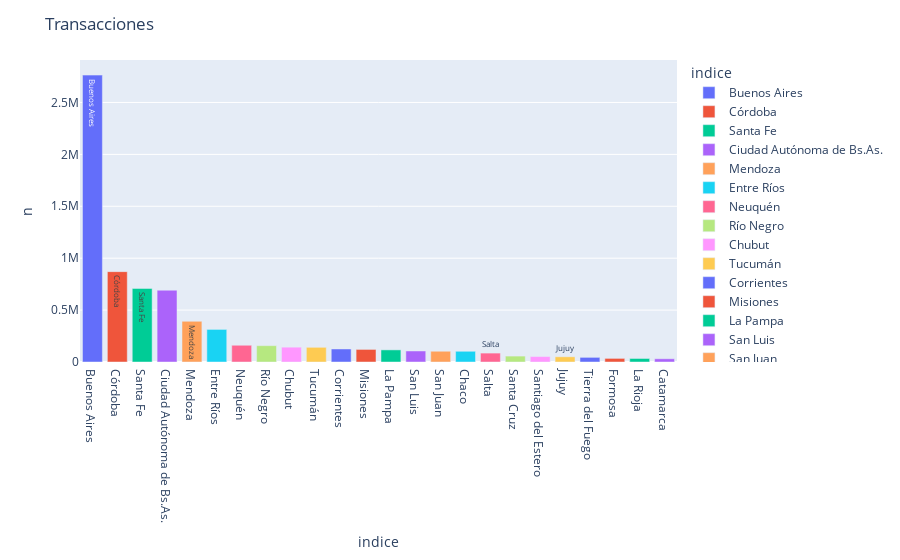

Notebook cell for this chart:
### Code cell
def plot_hbar(df, x, y, title):
    fig = px.bar(df, 
                 x=x, y=y, 
                 text=x, orientation='v', width=700, color = x)
    fig.update_layout(title=title, xaxis_title=x, yaxis_title=y,
                      uniformtext_minsize=8, uniformtext_mode='hide')
    fig.show()


columnas = []
values   = []

for i in range(len(df_copy.drop(columns = ['sum','tramite_fecha']).columns)):
    try:
        columnas.append(df_copy.drop(columns =['sum','tramite_fecha']).columns[i])
        values.append(df_copy[df_copy.drop(columns = ['sum','tramite_fecha']).columns[i]].sum())
    except:
        continue

df_group = pd.DataFrame({'indice': columnas, 'n' : values}).sort_values(by = 'n', ascending = False)
plot_hbar(df_group, 'indice', 'n',  'Transacciones')

### Figure 1 — Plotly figure (JSON) as saved in the notebook; plotly's stock layout.template omitted (floating-point values rounded to 4 significant figures)
{"data": [{"alignmentgroup": "True", "hovertemplate": "indice=%{text}<br>n=%{y}<extra></extra>", "legendgroup": "Buenos Aires", "marker": {"color": "#636efa"}, "name": "Buenos Aires", "offsetgroup": "Buenos Aires", "orientation": "v", "showlegend": true, "text": ["Buenos Aires"], "textposition": "auto", "type": "bar", "x": ["Buenos Aires"], "xaxis": "x", "y": [2763650], "yaxis": "y"}, {"alignmentgroup": "True", "hovertemplate": "indice=%{text}<br>n=%{y}<extra></extra>", "legendgroup": "Córdoba", "marker": {"color": "#EF553B"}, "name": "Córdoba", "offsetgroup": "Córdoba", "orientation": "v", "showlegend": true, "text": ["Córdoba"], "textposition": "auto", "type": "bar", "x": ["Córdoba"], "xaxis": "x", "y": [870510], "yaxis": "y"}, {"alignmentgroup": "True", "hovertemplate": "indice=%{text}<br>n=%{y}<extra></extra>", "legendgroup": "Santa Fe", "marker": {"color": "#00cc96"}, "name": "Santa Fe", "offsetgroup": "Santa Fe", "orientation": "v", "showlegend": true, "text": ["Santa Fe"], "textposition": "auto", "type": "bar", "x": ["Santa Fe"], "xaxis": "x", "y": [708882], "yaxis": "y"}, {"alignmentgroup": "True", "hovertemplate": "indice=%{text}<br>n=%{y}<extra></extra>", "legendgroup": "Ciudad Autónoma de Bs.As.", "marker": {"color": "#ab63fa"}, "name": "Ciudad Autónoma de Bs.As.", "offsetgroup": "Ciudad Autónoma de Bs.As.", "orientation": "v", "showlegend": true, "text": ["Ciudad Autónoma de Bs.As."], "textposition": "auto", "type": "bar", "x": ["Ciudad Autónoma de Bs.As."], "xaxis": "x", "y": [691612], "yaxis": "y"}, {"alignmentgroup": "True", "hovertemplate": "indice=%{text}<br>n=%{y}<extra></extra>", "legendgroup": "Mendoza", "marker": {"color": "#FFA15A"}, "name": "Mendoza", "offsetgroup": "Mendoza", "orientation": "v", "showlegend": true, "text": ["Mendoza"], "textposition": "auto", "type": "bar", "x": ["Mendoza"], "xaxis": "x", "y": [392278], "yaxis": "y"}, {"alignmentgroup": "True", "hovertemplate": "indice=%{text}<br>n=%{y}<extra></extra>", "legendgroup": "Entre Ríos", "marker": {"color": "#19d3f3"}, "name": "Entre Ríos", "offsetgroup": "Entre Ríos", "orientation": "v", "showlegend": true, "text": ["Entre Ríos"], "textposition": "auto", "type": "bar", "x": ["Entre Ríos"], "xaxis": "x", "y": [313889], "yaxis": "y"}, {"alignmentgroup": "True", "hovertemplate": "indice=%{text}<br>n=%{y}<extra></extra>", "legendgroup": "Neuquén", "marker": {"color": "#FF6692"}, "name": "Neuquén", "offsetgroup": "Neuquén", "orientation": "v", "showlegend": true, "text": ["Neuquén"], "textposition": "auto", "type": "bar", "x": ["Neuquén"], "xaxis": "x", "y": [161377], "yaxis": "y"}, {"alignmentgroup": "True", "hovertemplate": "indice=%{text}<br>n=%{y}<extra></extra>", "legendgroup": "Río Negro", "marker": {"color": "#B6E880"}, "name": "Río Negro", "offsetgroup": "Río Negro", "orientation": "v", "showlegend": true, "text": ["Río Negro"], "textposition": "auto", "type": "bar", "x": ["Río Negro"], "xaxis": "x", "y": [157420], "yaxis": "y"}, {"alignmentgroup": "True", "hovertemplate": "indice=%{text}<br>n=%{y}<extra></extra>", "legendgroup": "Chubut", "marker": {"color": "#FF97FF"}, "name": "Chubut", "offsetgroup": "Chubut", "orientation": "v", "showlegend": true, "text": ["Chubut"], "textposition": "auto", "type": "bar", "x": ["Chubut"], "xaxis": "x", "y": [142816], "yaxis": "y"}, {"alignmentgroup": "True", "hovertemplate": "indice=%{text}<br>n=%{y}<extra></extra>", "legendgroup": "Tucumán", "marker": {"color": "#FECB52"}, "name": "Tucumán", "offsetgroup": "Tucumán", "orientation": "v", "showlegend": true, "text": ["Tucumán"], "textposition": "auto", "type": "bar", "x": ["Tucumán"], "xaxis": "x", "y": [141465], "yaxis": "y"}, {"alignmentgroup": "True", "hovertemplate": "indice=%{text}<br>n=%{y}<extra></extra>", "legendgroup": "Corrientes", "marker": {"color": "#636efa"}, "name": "Corrientes", "offsetgroup": "Corrientes", "orientation": "v", "showlegend": true, "text": ["Corrientes"], "textposition": "auto", "type": "bar", "x": ["Corrientes"], "xaxis": "x", "y": [125543], "yaxis": "y"}, {"alignmentgroup": "True", "hovertemplate": "indice=%{text}<br>n=%{y}<extra></extra>", "legendgroup": "Misiones", "marker": {"color": "#EF553B"}, "name": "Misiones", "offsetgroup": "Misiones", "orientation": "v", "showlegend": true, "text": ["Misiones"], "textposition": "auto", "type": "bar", "x": ["Misiones"], "xaxis": "x", "y": [121172], "yaxis": "y"}, {"alignmentgroup": "True", "hovertemplate": "indice=%{text}<br>n=%{y}<extra></extra>", "legendgroup": "La Pampa", "marker": {"color": "#00cc96"}, "name": "La Pampa", "offsetgroup": "La Pampa", "orientation": "v", "showlegend": true, "text": ["La Pampa"], "textposition": "auto", "type": "bar", "x": ["La Pampa"], "xaxis": "x", "y": [116795], "yaxis": "y"}, {"alignmentgroup": "True", "hovertemplate": "indice=%{text}<br>n=%{y}<extra></extra>", "legendgroup": "San Luis", "marker": {"color": "#ab63fa"}, "name": "San Luis", "offsetgroup": "San Luis", "orientation": "v", "showlegend": true, "text": ["San Luis"], "textposition": "auto", "type": "bar", "x": ["San Luis"], "xaxis": "x", "y": [106191], "yaxis": "y"}, {"alignmentgroup": "True", "hovertemplate": "indice=%{text}<br>n=%{y}<extra></extra>", "legendgroup": "San Juan", "marker": {"color": "#FFA15A"}, "name": "San Juan", "offsetgroup": "San Juan", "orientation": "v", "showlegend": true, "text": ["San Juan"], "textposition": "auto", "type": "bar", "x": ["San Juan"], "xaxis": "x", "y": [103616], "yaxis": "y"}, {"alignmentgroup": "True", "hovertemplate": "indice=%{text}<br>n=%{y}<extra></extra>", "legendgroup": "Chaco", "marker": {"color": "#19d3f3"}, "name": "Chaco", "offsetgroup": "Chaco", "orientation": "v", "showlegend": true, "text": ["Chaco"], "textposition": "auto", "type": "bar", "x": ["Chaco"], "xaxis": "x", "y": [103254], "yaxis": "y"}, {"alignmentgroup": "True", "hovertemplate": "indice=%{text}<br>n=%{y}<extra></extra>", "legendgroup": "Salta", "marker": {"color": "#FF6692"}, "name": "Salta", "offsetgroup": "Salta", "orientation": "v", "showlegend": true, "text": ["Salta"], "textposition": "auto", "type": "bar", "x": ["Salta"], "xaxis": "x", "y": [85867], "yaxis": "y"}, {"alignmentgroup": "True", "hovertemplate": "indice=%{text}<br>n=%{y}<extra></extra>", "legendgroup": "Santa Cruz", "marker": {"color": "#B6E880"}, "name": "Santa Cruz", "offsetgroup": "Santa Cruz", "orientation": "v", "showlegend": true, "text": ["Santa Cruz"], "textposition": "auto", "type": "bar", "x": ["Santa Cruz"], "xaxis": "x", "y": [57067], "yaxis": "y"}, {"alignmentgroup": "True", "hovertemplate": "indice=%{text}<br>n=%{y}<extra></extra>", "legendgroup": "Santiago del Estero", "marker": {"color": "#FF97FF"}, "name": "Santiago del Estero", "offsetgroup": "Santiago del Estero", "orientation": "v", "showlegend": true, "text": ["Santiago del Estero"], "textposition": "auto", "type": "bar", "x": ["Santiago del Estero"], "xaxis": "x", "y": [52615], "yaxis": "y"}, {"alignmentgroup": "True", "hovertemplate": "indice=%{text}<br>n=%{y}<extra></extra>", "legendgroup": "Jujuy", "marker": {"color": "#FECB52"}, "name": "Jujuy", "offsetgroup": "Jujuy", "orientation": "v", "showlegend": true, "text": ["Jujuy"], "textposition": "auto", "type": "bar", "x": ["Jujuy"], "xaxis": "x", "y": [50172], "yaxis": "y"}, {"alignmentgroup": "True", "hovertemplate": "indice=%{text}<br>n=%{y}<extra></extra>", "legendgroup": "Tierra del Fuego", "marker": {"color": "#636efa"}, "name": "Tierra del Fuego", "offsetgroup": "Tierra del Fuego", "orientation": "v", "showlegend": true, "text": ["Tierra del Fuego"], "textposition": "auto", "type": "bar", "x": ["Tierra del Fuego"], "xaxis": "x", "y": [44834], "yaxis": "y"}, {"alignmentgroup": "True", "hovertemplate": "indice=%{text}<br>n=%{y}<extra></extra>", "legendgroup": "Formosa", "marker": {"color": "#EF553B"}, "name": "Formosa", "offsetgroup": "Formosa", "orientation": "v", "showlegend": true, "text": ["Formosa"], "textposition": "auto", "type": "bar", "x": ["Formosa"], "xaxis": "x", "y": [34822], "yaxis": "y"}, {"alignmentgroup": "True", "hovertemplate": "indice=%{text}<br>n=%{y}<extra></extra>", "legendgroup": "La Rioja", "marker": {"color": "#00cc96"}, "name": "La Rioja", "offsetgroup": "La Rioja", "orientation": "v", "showlegend": true, "text": ["La Rioja"], "textposition": "auto", "type": "bar", "x": ["La Rioja"], "xaxis": "x", "y": [34019], "yaxis": "y"}, {"alignmentgroup": "True", "hovertemplate": "indice=%{text}<br>n=%{y}<extra></extra>", "legendgroup": "Catamarca", "marker": {"color": "#ab63fa"}, "name": "Catamarca", "offsetgroup": "Catamarca", "orientation": "v", "showlegend": true, "text": ["Catamarca"], "textposition": "auto", "type": "bar", "x": ["Catamarca"], "xaxis": "x", "y": [30990], "yaxis": "y"}], "layout": {"autosize": true, "barmode": "relative", "legend": {"title": {"text": "indice"}, "tracegroupgap": 0}, "margin": {"t": 60}, "title": {"text": "Transacciones"}, "uniformtext": {"minsize": 8, "mode": "hide"}, "xaxis": {"anchor": "y", "autorange": true, "categoryarray": ["Buenos Aires", "Córdoba", "Santa Fe", "Ciudad Autónoma de Bs.As.", "Mendoza", "Entre Ríos", "Neuquén", "Río Negro", "Chubut", "Tucumán", "Corrientes", "Misiones", "La Pampa", "San Luis", "San Juan", "Chaco", "Salta", "Santa Cruz", "Santiago del Estero", "Jujuy", "Tierra del Fuego", "Formosa", "La Rioja", "Catamarca"], "categoryorder": "array", "domain": [0, 1], "range": [-0.5, 23.5], "title": {"text": "indice"}, "type": "category"}, "yaxis": {"anchor": "x", "autorange": true, "domain": [0, 1], "range": [0, 2909000.0], "title": {"text": "n"}, "type": "linear"}}}
